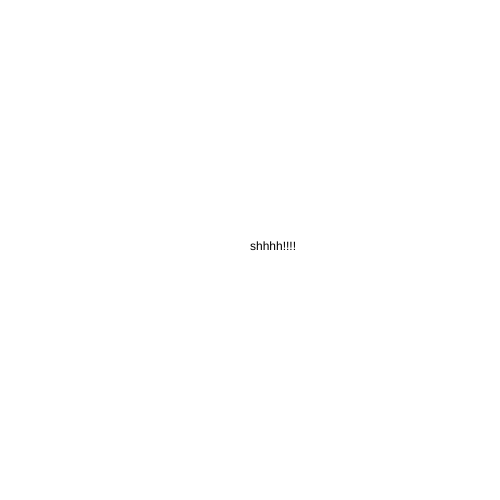
Frame 1 (no input)
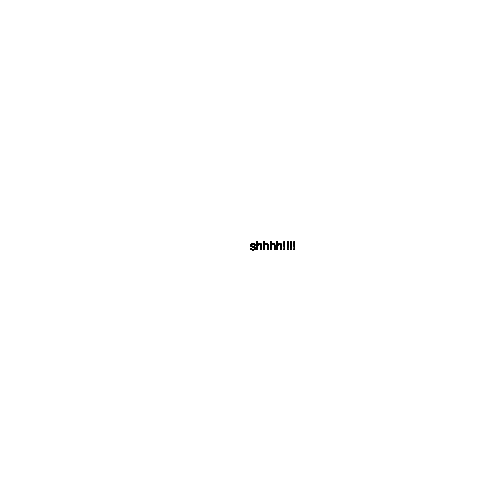
Frame 60 (no input)
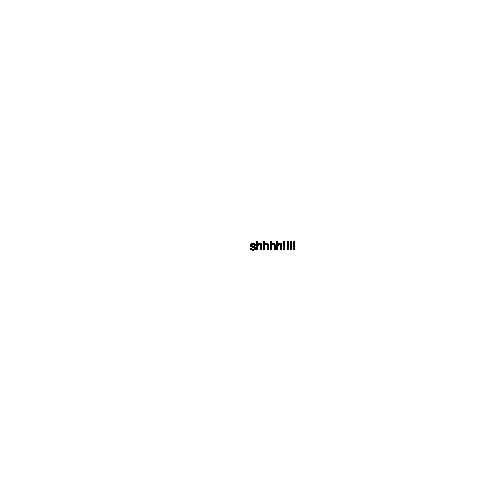
Frame 120 (the mouse pressed at the canvas centre since frame 60)

The p5.js sketch that drew these frames (run headless with seeded random() and noise() and a simulated clock; from frame 60 on, the mouse is pressed at the canvas centre):

// p5.js sketch
// ── sketch.js
let state =0 ;


function setup() {
  createCanvas(500, 500);
}

function draw() {

  switch(state){
    case 0:
    text(
      "shhhh!!!!",width/2, height/2) ;
      break ;
      case 1:
      text("QUIET DOWN!!!", width/2, height/2);
break ;
}
}
